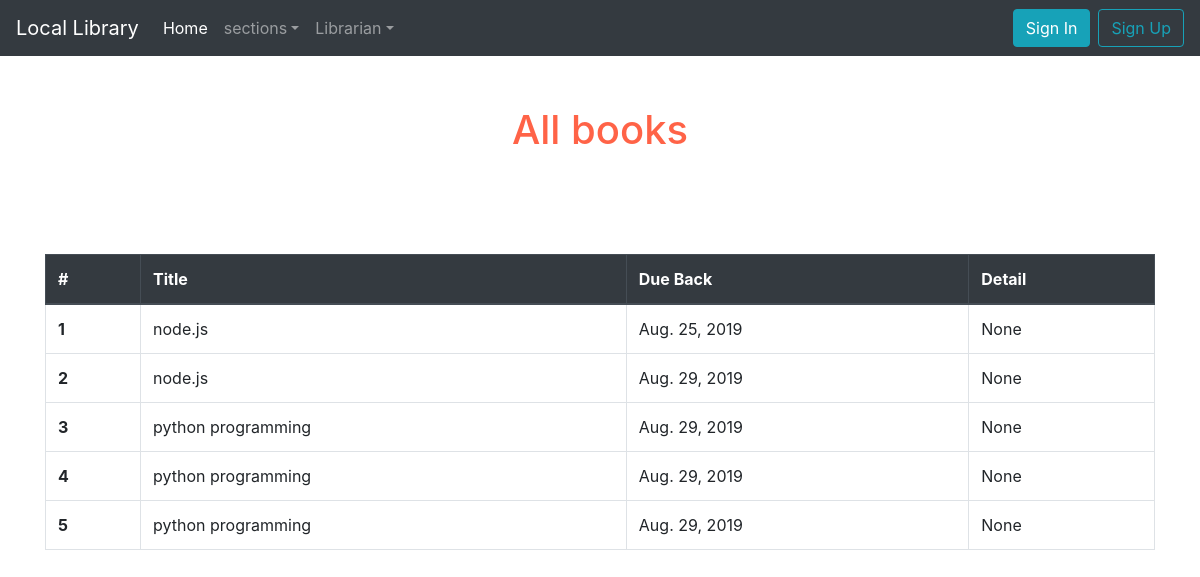
Screenshot of /book/borrows with the database file from the repository.
### book/models.py (models this page shows, shortened)
class BookInstance(models.Model):
    id = models.UUIDField(primary_key=True , default=uuid.uuid4 , help_text='Unique ID for this particular book acorss whole library')
    book = models.ForeignKey('book', on_delete=models.SET_NULL , null=True)
    imprint = models.CharField(max_length=200)
    due_back = models.DateField(null=True , blank=True)
    borrower = models.ForeignKey(User , on_delete=models.SET_NULL , null=True , blank=True)
    LOAN_STATUS=(
        ('m','Maintenance'),
        ('o','On Loan'),
        ('a','Available'),
        ('r','Reserved'),
    )
    status = models.CharField(max_length=1 , choices=LOAN_STATUS , blank=True , default='m' , help_text='book availability')
    class Meta:
        ordering = ["due_back"]
        permissions = (
            ("can_read_private_section","Vip User"),
            ("user_watcher","User Watcher"),
            ("librarian","Librarian"),
        )

class Book(models.Model):
    title = models.CharField(max_length = 200)
    summary = models.TextField(max_length = 1000 , help_text = 'Enter brief description of the book')
    isbn = models.CharField(max_length= 13 , help_text='13 Characters <a href="https://www.isbn-international.org/content/what-isbn">ISBN number</a>')
    genre = models.ManyToManyField(Genre , help_text='select genre for this book')
    author = models.ForeignKey('Author' , on_delete=models.SET_NULL , null=True)
    def __str__(self):
        return self.title

### book/views.py (the view)
# urls.py: path('borrows', views.AllBorrowedListView.as_view() , name='allBorrowed'),
class AllBorrowedListView(generic.ListView):
    model = BookInstance
    template_name = 'book/book_borrows.html'
    paginate_by = 5

### media/templates/book/book_borrows.html (shortened to what this page needs)
{% extends 'shared/site.html' %}
{% block body %}
    <div class="container">
        <h1 class="text-center">All books</h1>
        {% if bookinstance_list %}
            <div class="table-responsive">
                <table class="table table-hover table-bordered">
                    <thead class="thead-dark">
                        <tr>
                            <th scope="col">#</th>
                            <th scope="col">Title</th>
                            <th scope="col">Due Back</th>
                            <th scope="col">Detail</th>
                        </tr>
                    </thead>
                    <tbody>
                        {% for bookinst in bookinstance_list %}
                            <tr>
                                <th scope="row">{{ forloop.counter }}</th>
                                <td>{{ bookinst.book }}</td>
                                <td>{{ bookinst.due_back }}</td>
                                <td>{{ bookinst.borrower }}</td>
                            </tr>
                        {% endfor %}
                    </tbody>
                </table>
            </div>
        {% else %}
            <h1>no book are found!!</h1>
        {% endif %}
    </div>
{% endblock %}

### media/templates/shared/site.html (shortened to what this page needs)
{% load static %}
<!DOCTYPE html>
<html lang="en">
<head>
    <link rel="stylesheet" href="https://stackpath.bootstrapcdn.com/bootstrap/4.3.1/css/bootstrap.min.css">
    <link rel="stylesheet" href="{% static 'css/main.css' %}">
</head>
<body>
    {% include 'partials/navigation.html' %}
    {% block body %}
    {% endblock %}
</body>
</html>

### media/templates/partials/navigation.html (shortened to what this page needs)
<nav class="navbar navbar-expand-lg navbar-dark bg-dark ">
    <a class="navbar-brand" href="#">Local Library</a>
    <div class="collapse navbar-collapse" id="navbarsSupportContent">
        <ul class="navbar-nav mr-auto">
            <li class="nav-item active">
                <a class="nav-link" href="{% url 'book:index' %}">Home <span class="sr-only">(current)</span></a>
            </li>
            <li class="nav-item dropdown">
                <a class="nav-link dropdown-toggle" href="#" id="navbarDropdown" role="button" data-toggle="dropdown" aria-haspopup="true" aria-expanded="false">sections</a>
            </li>
            <li class="nav-item dropdown">
                <a class="nav-link dropdown-toggle" href="#" id="navbarDropdown" role="button" data-toggle="dropdown" aria-haspopup="true" aria-expanded="false">Librarian</a>
            </li>
        </ul>
        {% if user.is_authenticated %}
            <a href="{% url 'logout' %}"><button class="btn btn-outline-info" style="margin-right: 8px;">Sign Out</button></a>
        {% else %}
            <a href="{% url 'login' %}"><button class="btn btn-info" style="margin-right: 8px;">Sign In</button></a>
            <a href="#"><button class="btn btn-outline-info">Sign Up</button></a>
        {% endif %}
    </div>
</nav>

### media/static/css/main.css (style rules this page uses)
h1 { color: tomato; }

### rows the page displays
BookInstance: book "node.js", due_back "Aug. 25, 2019", borrower "None"
BookInstance: book "node.js", due_back "Aug. 29, 2019", borrower "None"
BookInstance: book "python programming", due_back "Aug. 29, 2019", borrower "None"
BookInstance: book "python programming", due_back "Aug. 29, 2019", borrower "None"
BookInstance: book "python programming", due_back "Aug. 29, 2019", borrower "None"
